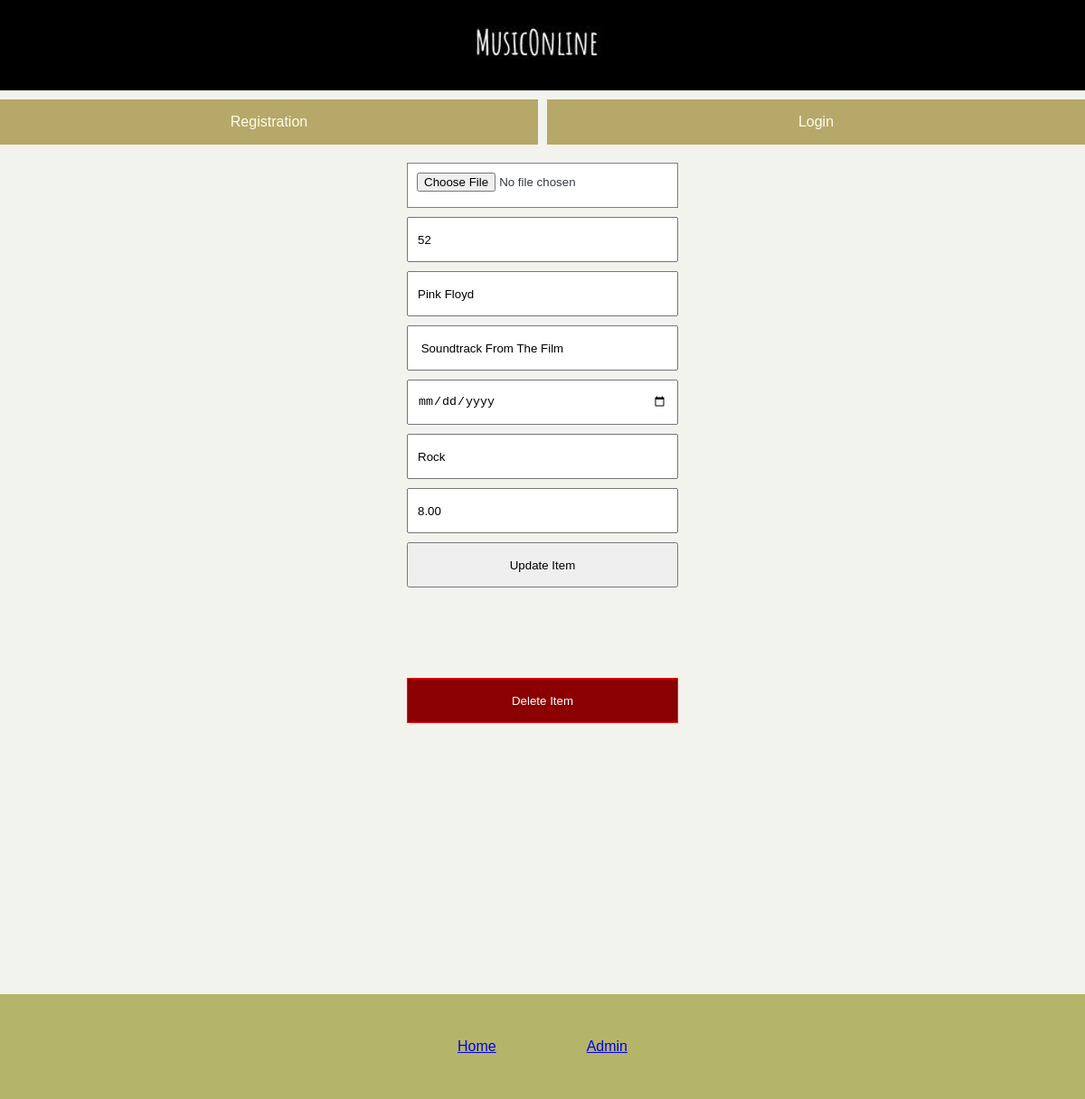
Screenshot of /item_update.php?item_id=52 (signed in) with the database file from the repository.
### tables this page shows
CREATE TABLE `item_table` (
  `item_id` int(10) NOT NULL,
  `artist` varchar(50) NOT NULL,
  `album` varchar(100) NOT NULL,
  `year` int(30) NOT NULL,
  `genre` varchar(30) NOT NULL,
  `album_cover` varchar(100) NOT NULL,
  `date_added` date NOT NULL,
  `price` decimal(4,2) NOT NULL,
  `user_id` varchar(30) NOT NULL
);

### item_update.php (the view, shortened to what this page needs)
<?php include "conn.php";
?>
<!DOCTYPE html>
<html lang="en">
<head>
    <link rel="stylesheet" href="style.css">
</head>
<body>
    <?php
        include "inc_header.php";
$item_id = ( isset($_GET["item_id"]) && !empty($_GET["item_id"]) ? $_GET["item_id"] : "");
$query = "SELECT * FROM item_table WHERE item_id= $item_id";
$result = mysqli_query($conn, $query);
while ($row = mysqli_fetch_array($result)){
    $artist = $row['artist'];
    $album = $row['album'];
    $year = $row['year'];
    $genre = $row['genre'];
    $price = $row['price'];
    $album_cover = $row['album_cover'];
}
    ?>
<!DOCTYPE html>
<html lang="en">
<head>
    <link rel="stylesheet" href="style.css">
</head>
<body>
    <main>
        <div class="itemUpdateForm">
            <form action="item_update_script.php" method="post" enctype="multipart/form-data" id="itemUpdateForm">
                <input type="file" name="photo" id="fileSelect" class="inputfile" value="<?php echo "$album_cover" ?>">
                <input type="text" name="item_id" value="<?php echo "$item_id";?>" readonly>
                <input type="text" name="artist" value="<?php echo "$artist";?>">
                <input type="text" name="album" value="<?php echo "$album";?>">
                <input type="date" name="year" value="<?php echo "$year";?>">
                <input type="text" name="genre" value="<?php echo "$genre";?>">
                <input type="text" name="price" value="<?php echo "$price";?>">
                <input type="submit" name="update" value="Update Item">
                <input type="submit" name="delete" value="Delete Item" class="deleteButton">
            </form>
        </div>
    </main>
    <?php   include "inc_footer.php"  ?>
</body>
</html>

### style.css (style rules this page uses)
html, body, div, span, applet, object, iframe, h1, h2, h3, h4, h5, h6, p, blockquote, pre, a, abbr, acronym, address, big, cite, code, del, dfn, em, img, ins, kbd, q, s, samp, small, strike, strong, sub, sup, tt, var, b, u, i, center, dl, dt, dd, ol, ul, li, fieldset, form, label, legend, table, caption, tbody, tfoot, thead, tr, th, td, article, aside, canvas, details, embed, figure, figcaption, footer, header, hgroup, menu, nav, output, ruby, section, summary, time, mark, audio, video { margin: 0; padding: 0; border: 0; font-size: 100%; font: inherit; vertical-align: baseline; }
body { line-height: 1; }
*, *::before, *::after { box-sizing: border-box; }
body { font-family: 'PT Sans', sans-serif; background: #f3f3ee; color: #343a40; }
.itemAddForm, .itemUpdateForm { display: flex; justify-content: center; }
.itemAddForm form, .itemUpdateForm form { display: flex; flex-flow: column wrap; width: 300px; }
.itemAddForm input, .loginForm button, .itemUpdateForm input { height: 50px; padding: 10px; margin: 10px 0 0 0; }
.inputfile { background: white; border: 1px solid gray; }
.itemUpdateForm input[type=submit].deleteButton { margin-top: 100px; background: darkred; color: white; border: 1px solid red; }

### rows the page displays
item_table: artist "Pink Floyd", album "Soundtrack From The Film", genre "Rock", price "8.00"
